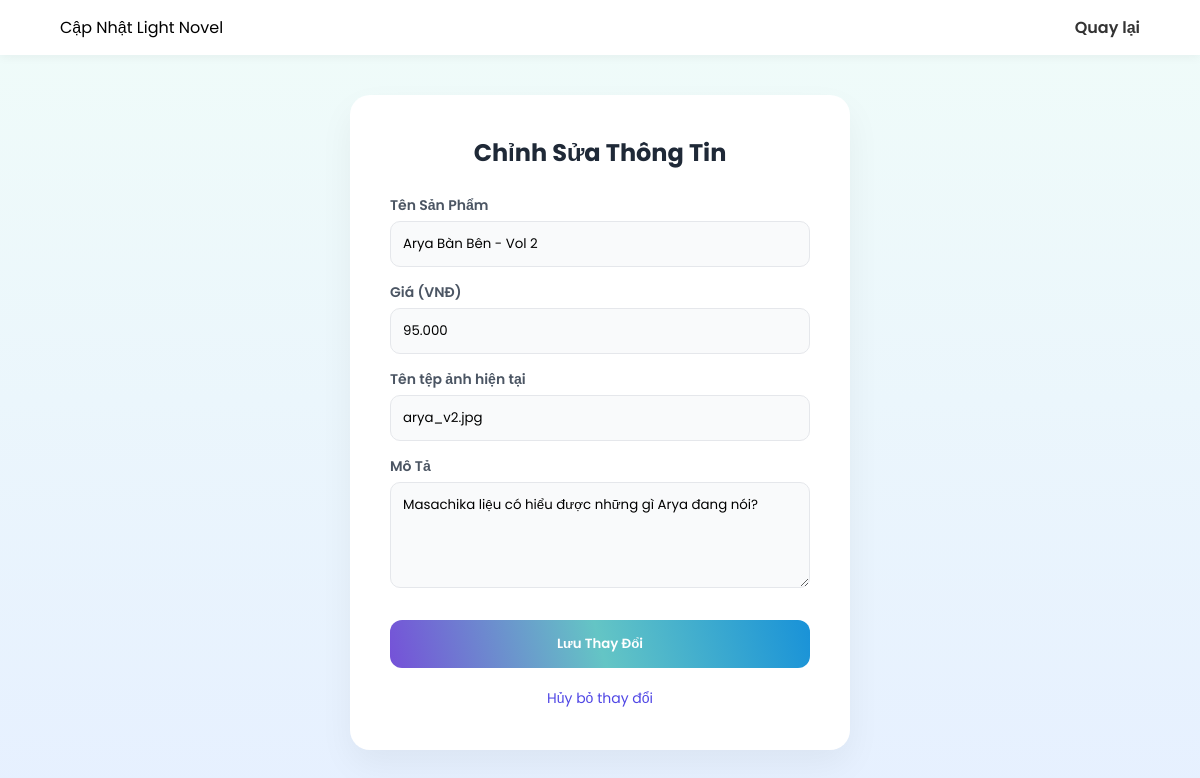
Screenshot of /products/update.php?id=4 (signed in) with the database file from the repository.
### tables this page shows
CREATE TABLE `products` (
  `id` int(11) NOT NULL,
  `name` varchar(255) NOT NULL,
  `price` decimal(10,2) NOT NULL,
  `description` text,
  `image_id` varchar(50) DEFAULT NULL
);

### products/update.php (the view, shortened to what this page needs)
<?php
require_once '../db.php';
$id = mysqli_real_escape_string($conn, $_GET['id']);
$res = mysqli_query($conn, "SELECT * FROM products WHERE id = '$id'");
$product = mysqli_fetch_assoc($res);
?>
<!DOCTYPE html>
<html lang="vi">
<head>
</head>
<body>
    <div class="navbar">
        <div class="logo-text">Cập Nhật Light Novel</div>
        <div class="nav-links">
            <a href="index1.php">Quay lại</a>
        </div>
    </div>
    <div class="main-content">
        <div class="form-card">
            <h2>Chỉnh Sửa Thông Tin</h2>
            <form method="POST">
                <div class="form-group">
                    <label>Tên Sản Phẩm</label>
                    <input type="text" name="name" value="<?php echo htmlspecialchars($product['name']); ?>" required>
                </div>
                <div class="form-group">
                    <label>Giá (VNĐ)</label>
                    <input type="text" name="price" value="<?php echo number_format($product['price'], 0, '', '.'); ?>"
                           oninput="this.value = this.value.replace(/\D/g, '').replace(/\B(?=(\d{3})+(?!\d))/g, '.');" required>
                </div>
               <div class="form-group">
                   <label>Tên tệp ảnh hiện tại</label>
                   <input type="text" name="image" value="<?php echo isset($product['image_id']) ? $product['image_id'] : ''; ?>" required>
               </div>
                <div class="form-group">
                    <label>Mô Tả</label>
                    <textarea name="description" rows="4"><?php echo htmlspecialchars($product['description']); ?></textarea>
                </div>
                <button type="submit" class="btn-submit">Lưu Thay Đổi</button>
            </form>
            <a href="index1.php" class="back-link">Hủy bỏ thay đổi</a>
        </div>
    </div>
</body>
</html>

### products/update.php (style rules this page uses)
* { margin: 0; padding: 0; box-sizing: border-box; font-family: 'Poppins', sans-serif; }
body { background: linear-gradient(to bottom, #f0fcf9, #e6f0ff); min-height: 100vh; }
.navbar { background: #fff; padding: 15px 60px; display: flex; justify-content: space-between; align-items: center; box-shadow: 0 2px 10px rgba(0,0,0,0.05); }
.nav-links a { text-decoration: none; margin-left: 25px; color: #333; font-weight: 600; transition: 0.3s; }
.main-content { display: flex; justify-content: center; padding: 40px 20px; }
.form-card { background: #fff; width: 100%; max-width: 500px; padding: 40px; border-radius: 20px; box-shadow: 0 15px 35px rgba(0,0,0,0.05); text-align: center; }
h2 { color: #1f2937; margin-bottom: 25px; }
.form-group { text-align: left; margin-bottom: 15px; }
label { display: block; font-weight: 600; margin-bottom: 5px; color: #4b5563; font-size: 14px; }
input, textarea { width: 100%; padding: 12px; border: 1px solid #e5e7eb; border-radius: 10px; background: #f9fafb; outline: none; }
.btn-submit { width: 100%; background: linear-gradient(75deg, #7551d8, #64c5c5, #1992d8); color: white; border: none; padding: 14px; border-radius: 12px; font-weight: 600; cursor: pointer; margin-top: 10px; }
.back-link { display: inline-block; margin-top: 20px; color: #4f46e5; text-decoration: none; font-size: 14px; }

### rows the page displays
products: name "Arya Bàn Bên - Vol 2", price "95.000", image "arya_v2.jpg", description "Masachika liệu có hiểu được những gì Arya đang nói?"
